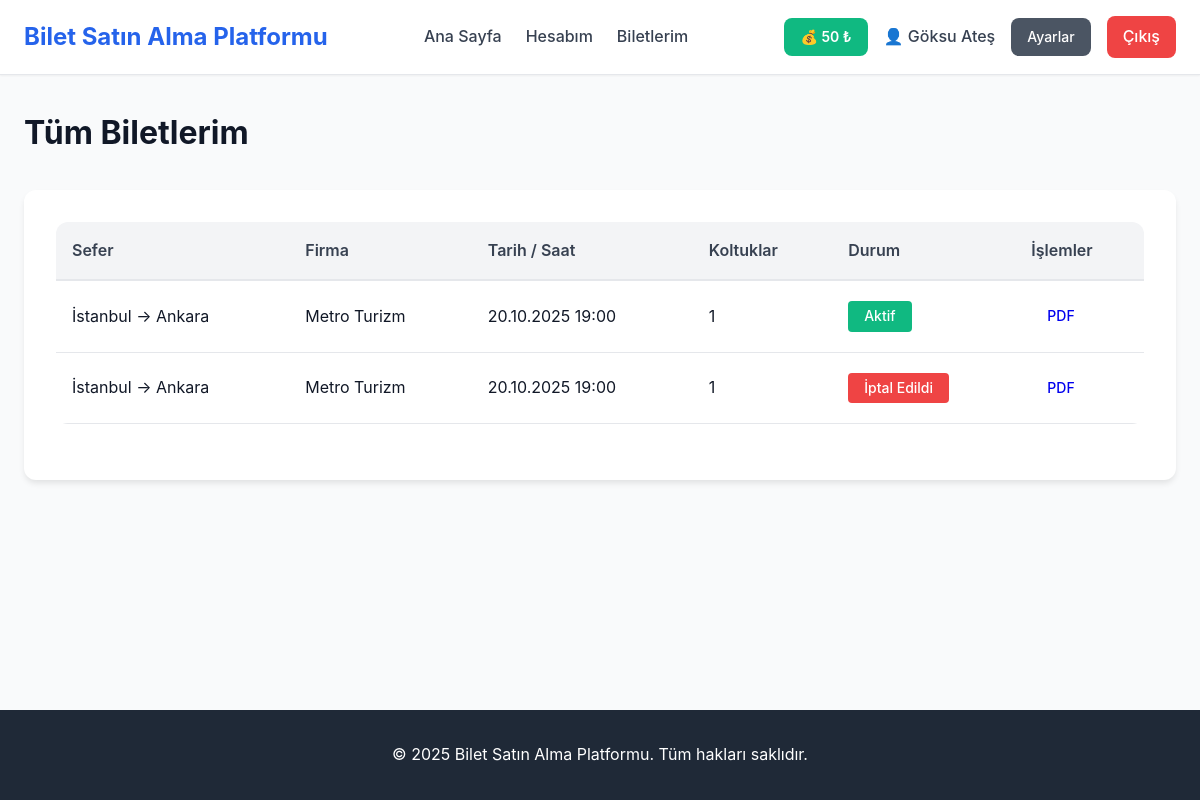
Page /my-tickets (signed in) on the committed database.
### tables this page shows
CREATE TABLE Tickets (
    id TEXT PRIMARY KEY,                    -- UUID
    trip_id TEXT NOT NULL,                  -- Hangi sefer
    user_id TEXT NOT NULL,                  -- Hangi kullanıcı
    status TEXT NOT NULL DEFAULT 'active' CHECK(status IN ('active','canceled','expired')),
    total_price INTEGER NOT NULL,           -- Ödenen tutar (kupon uygulandıysa indirimli)
    canceled_at TIMESTAMP NULL,             -- İptal tarihi (varsa)
    created_at TIMESTAMP DEFAULT CURRENT_TIMESTAMP,
    FOREIGN KEY (trip_id) REFERENCES Trips(id) ON DELETE CASCADE,
    FOREIGN KEY (user_id) REFERENCES User(id) ON DELETE CASCADE
);

### pages/user/my-tickets.php (called while the page is built, shortened)
<?php
$auth = new Auth();
$db = Database::getInstance();
$auth->requireUser();
$user = $auth->getCurrentUser();
$tickets = $db->getUserTickets($user['id']);
require_once INCLUDES_PATH . '/header.php';
require_once VIEWS_PATH . '/user/my-tickets.view.php';
require_once INCLUDES_PATH . '/footer.php';

### public/index.php (called while the page is built, shortened)
<?php
require_once __DIR__ . '/../config/config.php';
require_once __DIR__ . '/../router.php';

### classes/Database.php (called while the page is built, shortened)
<?php
class Database {
    private $pdo;
    private static $instance = null;
    private function __construct() {
        $this->pdo = getDBConnection();
    }
    public static function getInstance() {
        if (self::$instance === null) {
            self::$instance = new self();
        }
        return self::$instance;
    }
    public function fetchAll($sql, $params = []) {
        try {
            $stmt = $this->pdo->prepare($sql);
            $stmt->execute($params);
            return $stmt->fetchAll(PDO::FETCH_ASSOC);
        } catch (PDOException $e) {
            error_log("Database Error (fetchAll): " . $e->getMessage());
            error_log("SQL: " . $sql);
            return [];
        }
    }
    public function getUserTickets($userId) {
        $sql = "SELECT t.*, tr.departure_city, tr.destination_city,
                tr.departure_time, tr.arrival_time, bc.name as company_name,
                GROUP_CONCAT(bs.seat_number) as seat_numbers
                FROM Tickets t
                INNER JOIN Trips tr ON t.trip_id = tr.id
                LEFT JOIN Bus_Company bc ON tr.company_id = bc.id
                LEFT JOIN Booked_Seats bs ON bs.ticket_id = t.id
                WHERE t.user_id = ?
                GROUP BY t.id
                ORDER BY t.created_at DESC";
        return $this->fetchAll($sql, [$userId]);
    }
}

### config/config.php (called while the page is built, shortened)
<?php
require_once __DIR__ . '/database.php';
spl_autoload_register(function ($class) {
    $file = CLASSES_PATH . '/' . $class . '.php';
});

### config/database.php (called while the page is built, shortened)
<?php
function getDBConnection() {
    try {
        $pdo = new PDO('sqlite:' . DB_PATH);
        $pdo->setAttribute(PDO::ATTR_ERRMODE, PDO::ERRMODE_EXCEPTION);
        $pdo->exec('PRAGMA foreign_keys = ON');
        $pdo->setAttribute(PDO::FETCH_ASSOC, true);
        return $pdo;
    } catch (PDOException $e) {
        error_log("Veritabanı bağlantı hatası: " . $e->getMessage());
        if (ENVIRONMENT !== 'development') {
            die("Sistemde bir sorun oluştu. Lütfen daha sonra tekrar deneyin.");
        } else {
            die("Veritabanı bağlantı hatası: " . $e->getMessage());
        }
    }
}

### classes/Auth.php (called while the page is built, shortened)
<?php
class Auth {
    public function isLoggedIn() {
        return isset($_SESSION['logged_in']) && $_SESSION['logged_in'] === true;
    }
    public function getCurrentUser() {
        return [
            'id' => $_SESSION['user_id'],
            'email' => $_SESSION['user_email'],
            'name' => $_SESSION['user_name'],
            'role' => $_SESSION['user_role'],
            'company_id' => $_SESSION['user_company_id'] ?? null,
            'balance' => $_SESSION['user_balance'] ?? 0
        ];
    }
}

### views/user/my-tickets.view.php (the view, shortened to what this page needs)
<div class="container mt-4">
    <h1 class="mb-4">Tüm Biletlerim</h1>
    <div class="card">
        <div class="card-body">
            <?php if (empty($tickets)): ?>
                <div class="alert alert-info">Henüz satın alınmış biletiniz bulunmamaktadır.</div>
            <?php else: ?>
                <div class="table-container">
                    <table>
                        <thead>
                            <tr>
                                <th>Sefer</th>
                                <th>Firma</th>
                                <th>Tarih / Saat</th>
                                <th>Koltuklar</th>
                                <th>Durum</th>
                                <th>İşlemler</th>
                            </tr>
                        </thead>
                        <tbody>
                            <?php foreach ($tickets as $ticket): ?>
                                <tr>
                                    <td><?= htmlspecialchars($ticket['departure_city']) ?> → <?= htmlspecialchars($ticket['destination_city']) ?></td>
                                    <td><?= htmlspecialchars($ticket['company_name']) ?></td>
                                    <td><?= date(DATETIME_FORMAT, strtotime($ticket['departure_time'])) ?></td>
                                    <td><?= htmlspecialchars($ticket['seat_numbers']) ?></td>
                                    <td>
                                        <?php if ($ticket['status'] === TICKET_ACTIVE): ?>
                                            <span class="badge badge-success">Aktif</span>
                                        <?php elseif ($ticket['status'] === TICKET_CANCELED): ?>
                                            <span class="badge badge-danger">İptal Edildi</span>
                                        <?php else: ?>
                                            <span class="badge badge-secondary">Geçmiş</span>
                                        <?php endif; ?>
                                    </td>
                                    <td>
                                        <a href="/user/ticket-pdf?id=<?= $ticket['id'] ?>" class="btn btn-info btn-sm">PDF</a>
                                    </td>
                                </tr>
                            <?php endforeach; ?>
                        </tbody>
                    </table>
                </div>
            <?php endif; ?>
        </div>
    </div>
</div>

### public/assets/css/style.css (style rules this page uses)
* { margin: 0; padding: 0; box-sizing: border-box; }
:root { --primary-color: #2563eb; --primary-hover: #1d4ed8; --secondary-color: #64748b; --success-color: #10b981; --danger-color: #ef4444; --warning-color: #f59e0b; --info-color: #3b82f6; --gray-50: #f9fafb; --gray-100: #f3f4f6; --gray-200: #e5e7eb; --gray-300: #d1d5db; --gray-400: #9ca3af; --gray-500: #6b7280; --gray-600: #4b5563; --gray-700: #374151; --gray-800: #1f2937; --gray-900: #111827; --spacing-xs: 0.25rem; --spacing-sm: 0.5rem; --spacing-md: 1rem; --spacing-lg: 1.5rem; --spacing-xl: 2rem; --spacing-2xl: 3rem; --radius-sm: 0.25rem; --radius-md: 0.5rem; --radius-lg: 0.75rem; --radius-xl: 1rem; --shadow-sm: 0 1px 2px 0 rgba(0, 0, 0, 0.05); --shadow-md: 0 4px 6px -1px rgba(0, 0, 0, 0.1); --shadow-lg: 0 10px 15px -3px rgba(0, 0, 0, 0.1); --shadow-xl: 0 20px 25px -5px rgba(0, 0, 0, 0.1); }
body { font-family: -apple-system, BlinkMacSystemFont, 'Segoe UI', Roboto, 'Helvetica Neue', Arial, sans-serif; font-size: 16px; line-height: 1.6; color: var(--gray-900); background-color: var(--gray-50); min-height: 100vh; display: flex; flex-direction: column; }
.container { width: 100%; max-width: 1200px; margin: 0 auto; padding: 0 var(--spacing-lg); }
.btn { display: inline-block; padding: var(--spacing-md) var(--spacing-xl); border: none; border-radius: var(--radius-md); font-size: 1rem; font-weight: 500; text-align: center; text-decoration: none; cursor: pointer; transition: all 0.2s; }
.btn-sm { padding: var(--spacing-sm) var(--spacing-md); font-size: 0.875rem; }
.card { background: white; border-radius: var(--radius-lg); box-shadow: var(--shadow-md); padding: var(--spacing-xl); margin-bottom: var(--spacing-lg); }
.card-body { margin-bottom: var(--spacing-lg); }
.table-container { overflow-x: auto; margin-bottom: var(--spacing-lg); }
table { width: 100%; border-collapse: collapse; background: white; border-radius: var(--radius-lg); overflow: hidden; }
thead { background-color: var(--gray-100); }
th { padding: var(--spacing-md); text-align: left; font-weight: 600; color: var(--gray-700); border-bottom: 2px solid var(--gray-200); }
td { padding: var(--spacing-md); border-bottom: 1px solid var(--gray-200); }
.badge { display: inline-block; padding: var(--spacing-xs) var(--spacing-md); border-radius: var(--radius-sm); font-size: 0.875rem; font-weight: 500; }
.badge-success { background-color: var(--success-color); color: white; }
.badge-danger { background-color: var(--danger-color); color: white; }
.mt-4 { margin-top: var(--spacing-xl); }
.mb-4 { margin-bottom: var(--spacing-xl); }

### rows in the picture
tickets: departure_city "İstanbul", destination_city "Ankara", company_name "Metro Turizm", departure_time "20.10.2025 19:00", seat_numbers "1", status "Aktif"
tickets: departure_city "İstanbul", destination_city "Ankara", company_name "Metro Turizm", departure_time "20.10.2025 19:00", seat_numbers "1", status "İptal Edildi"

### other values in the picture
SITE_NAME "Bilet Satın Alma Platformu"
$currentUser['balance'] "50"
$currentUser['name'] "Göksu Ateş"
